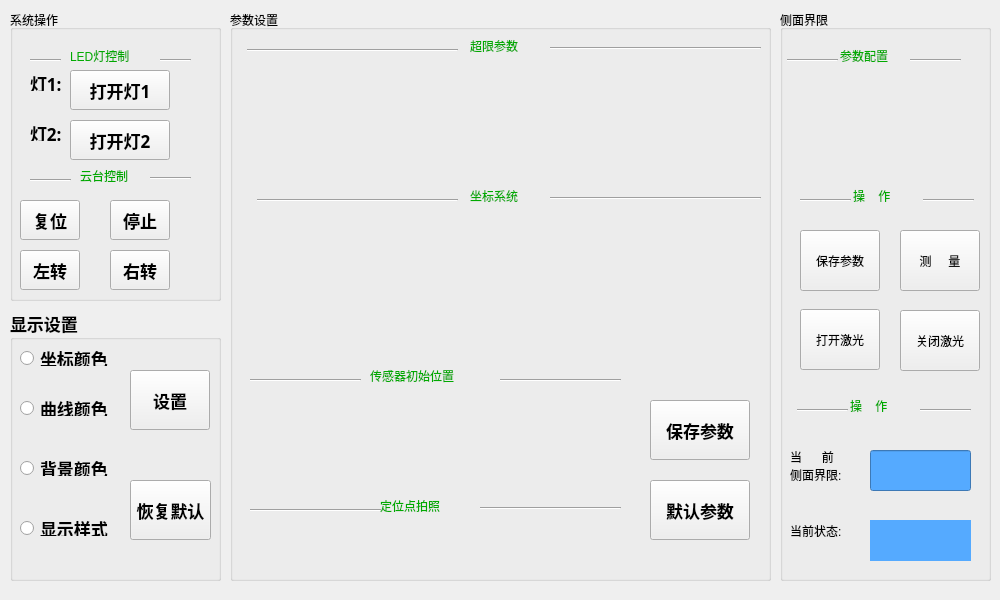
<?xml version="1.0" encoding="UTF-8"?>
<ui version="4.0">
 <class>setForm</class>
 <widget class="QWidget" name="setForm">
  <property name="geometry">
   <rect>
    <x>0</x>
    <y>0</y>
    <width>1000</width>
    <height>600</height>
   </rect>
  </property>
  <property name="windowTitle">
   <string>Form</string>
  </property>
  <property name="styleSheet">
   <string notr="true">font: 900 13pt &quot;微软雅黑&quot;;</string>
  </property>
  <widget class="QGroupBox" name="grpSysBox">
   <property name="geometry">
    <rect>
     <x>10</x>
     <y>10</y>
     <width>211</width>
     <height>291</height>
    </rect>
   </property>
   <property name="title">
    <string>系统操作</string>
   </property>
   <property name="checkable">
    <bool>false</bool>
   </property>
   <widget class="Line" name="line_5">
    <property name="geometry">
     <rect>
      <x>150</x>
      <y>40</y>
      <width>31</width>
      <height>20</height>
     </rect>
    </property>
    <property name="orientation">
     <enum>Qt::Horizontal</enum>
    </property>
   </widget>
   <widget class="Line" name="line_6">
    <property name="geometry">
     <rect>
      <x>20</x>
      <y>40</y>
      <width>31</width>
      <height>20</height>
     </rect>
    </property>
    <property name="orientation">
     <enum>Qt::Horizontal</enum>
    </property>
   </widget>
   <widget class="QLabel" name="label_16">
    <property name="geometry">
     <rect>
      <x>60</x>
      <y>30</y>
      <width>91</width>
      <height>31</height>
     </rect>
    </property>
    <property name="styleSheet">
     <string notr="true">color: rgb(0, 170, 0);</string>
    </property>
    <property name="text">
     <string>LED灯控制</string>
    </property>
   </widget>
   <widget class="QLabel" name="label_2">
    <property name="geometry">
     <rect>
      <x>20</x>
      <y>65</y>
      <width>31</width>
      <height>16</height>
     </rect>
    </property>
    <property name="font">
     <font>
      <family>微软雅黑</family>
      <pointsize>13</pointsize>
      <weight>99</weight>
      <italic>false</italic>
      <bold>true</bold>
     </font>
    </property>
    <property name="text">
     <string>灯1:</string>
    </property>
   </widget>
   <widget class="QLabel" name="label_10">
    <property name="geometry">
     <rect>
      <x>20</x>
      <y>115</y>
      <width>31</width>
      <height>16</height>
     </rect>
    </property>
    <property name="font">
     <font>
      <family>微软雅黑</family>
      <pointsize>13</pointsize>
      <weight>99</weight>
      <italic>false</italic>
      <bold>true</bold>
     </font>
    </property>
    <property name="text">
     <string>灯2:</string>
    </property>
   </widget>
   <widget class="QPushButton" name="pbtnLED2">
    <property name="geometry">
     <rect>
      <x>60</x>
      <y>110</y>
      <width>100</width>
      <height>40</height>
     </rect>
    </property>
    <property name="minimumSize">
     <size>
      <width>100</width>
      <height>40</height>
     </size>
    </property>
    <property name="maximumSize">
     <size>
      <width>100</width>
      <height>40</height>
     </size>
    </property>
    <property name="font">
     <font>
      <family>微软雅黑</family>
      <pointsize>13</pointsize>
      <weight>99</weight>
      <italic>false</italic>
      <bold>true</bold>
     </font>
    </property>
    <property name="text">
     <string>打开灯2</string>
    </property>
   </widget>
   <widget class="QPushButton" name="pbtnLED1">
    <property name="geometry">
     <rect>
      <x>60</x>
      <y>60</y>
      <width>100</width>
      <height>40</height>
     </rect>
    </property>
    <property name="minimumSize">
     <size>
      <width>100</width>
      <height>40</height>
     </size>
    </property>
    <property name="maximumSize">
     <size>
      <width>100</width>
      <height>40</height>
     </size>
    </property>
    <property name="font">
     <font>
      <family>微软雅黑</family>
      <pointsize>13</pointsize>
      <weight>99</weight>
      <italic>false</italic>
      <bold>true</bold>
     </font>
    </property>
    <property name="text">
     <string>打开灯1</string>
    </property>
   </widget>
   <widget class="Line" name="line_7">
    <property name="geometry">
     <rect>
      <x>20</x>
      <y>160</y>
      <width>41</width>
      <height>20</height>
     </rect>
    </property>
    <property name="orientation">
     <enum>Qt::Horizontal</enum>
    </property>
   </widget>
   <widget class="Line" name="line_8">
    <property name="geometry">
     <rect>
      <x>140</x>
      <y>160</y>
      <width>41</width>
      <height>16</height>
     </rect>
    </property>
    <property name="orientation">
     <enum>Qt::Horizontal</enum>
    </property>
   </widget>
   <widget class="QLabel" name="label_17">
    <property name="geometry">
     <rect>
      <x>70</x>
      <y>150</y>
      <width>71</width>
      <height>31</height>
     </rect>
    </property>
    <property name="styleSheet">
     <string notr="true">color: rgb(0, 170, 0);</string>
    </property>
    <property name="text">
     <string>云台控制</string>
    </property>
   </widget>
   <widget class="QPushButton" name="pbtnRight">
    <property name="geometry">
     <rect>
      <x>10</x>
      <y>240</y>
      <width>60</width>
      <height>40</height>
     </rect>
    </property>
    <property name="minimumSize">
     <size>
      <width>60</width>
      <height>40</height>
     </size>
    </property>
    <property name="maximumSize">
     <size>
      <width>120</width>
      <height>50</height>
     </size>
    </property>
    <property name="font">
     <font>
      <family>微软雅黑</family>
      <pointsize>13</pointsize>
      <weight>99</weight>
      <italic>false</italic>
      <bold>true</bold>
     </font>
    </property>
    <property name="text">
     <string>左转</string>
    </property>
   </widget>
   <widget class="QPushButton" name="pbtnReset">
    <property name="geometry">
     <rect>
      <x>10</x>
      <y>190</y>
      <width>60</width>
      <height>40</height>
     </rect>
    </property>
    <property name="minimumSize">
     <size>
      <width>60</width>
      <height>40</height>
     </size>
    </property>
    <property name="maximumSize">
     <size>
      <width>120</width>
      <height>50</height>
     </size>
    </property>
    <property name="font">
     <font>
      <family>微软雅黑</family>
      <pointsize>13</pointsize>
      <weight>99</weight>
      <italic>false</italic>
      <bold>true</bold>
     </font>
    </property>
    <property name="text">
     <string>复位</string>
    </property>
   </widget>
   <widget class="QPushButton" name="pbtnLeft">
    <property name="geometry">
     <rect>
      <x>100</x>
      <y>240</y>
      <width>60</width>
      <height>40</height>
     </rect>
    </property>
    <property name="minimumSize">
     <size>
      <width>60</width>
      <height>40</height>
     </size>
    </property>
    <property name="maximumSize">
     <size>
      <width>120</width>
      <height>50</height>
     </size>
    </property>
    <property name="font">
     <font>
      <family>微软雅黑</family>
      <pointsize>13</pointsize>
      <weight>99</weight>
      <italic>false</italic>
      <bold>true</bold>
     </font>
    </property>
    <property name="text">
     <string>右转</string>
    </property>
   </widget>
   <widget class="QPushButton" name="pbtnStop">
    <property name="geometry">
     <rect>
      <x>100</x>
      <y>190</y>
      <width>60</width>
      <height>40</height>
     </rect>
    </property>
    <property name="minimumSize">
     <size>
      <width>60</width>
      <height>40</height>
     </size>
    </property>
    <property name="maximumSize">
     <size>
      <width>120</width>
      <height>50</height>
     </size>
    </property>
    <property name="font">
     <font>
      <family>微软雅黑</family>
      <pointsize>13</pointsize>
      <weight>99</weight>
      <italic>false</italic>
      <bold>true</bold>
     </font>
    </property>
    <property name="text">
     <string>停止</string>
    </property>
   </widget>
  </widget>
  <widget class="QGroupBox" name="groupBox_11">
   <property name="geometry">
    <rect>
     <x>230</x>
     <y>10</y>
     <width>541</width>
     <height>571</height>
    </rect>
   </property>
   <property name="styleSheet">
    <string notr="true"/>
   </property>
   <property name="title">
    <string>参数设置</string>
   </property>
   <widget class="softInputForm" name="wdgMaxWireWidth" native="true">
    <property name="geometry">
     <rect>
      <x>280</x>
      <y>60</y>
      <width>251</width>
      <height>41</height>
     </rect>
    </property>
   </widget>
   <widget class="softInputForm" name="wdgMinWireHeight" native="true">
    <property name="geometry">
     <rect>
      <x>20</x>
      <y>120</y>
      <width>251</width>
      <height>41</height>
     </rect>
    </property>
   </widget>
   <widget class="softInputForm" name="wdgMaxWireHeight" native="true">
    <property name="geometry">
     <rect>
      <x>20</x>
      <y>60</y>
      <width>251</width>
      <height>41</height>
     </rect>
    </property>
   </widget>
   <widget class="softInputForm" name="wdgMinWireWidth" native="true">
    <property name="geometry">
     <rect>
      <x>280</x>
      <y>120</y>
      <width>251</width>
      <height>41</height>
     </rect>
    </property>
    <property name="font">
     <font>
      <family>微软雅黑</family>
      <pointsize>13</pointsize>
      <weight>99</weight>
      <italic>false</italic>
      <bold>true</bold>
     </font>
    </property>
    <property name="styleSheet">
     <string notr="true"/>
    </property>
   </widget>
   <widget class="Line" name="line_3">
    <property name="geometry">
     <rect>
      <x>17</x>
      <y>30</y>
      <width>211</width>
      <height>20</height>
     </rect>
    </property>
    <property name="styleSheet">
     <string notr="true"/>
    </property>
    <property name="orientation">
     <enum>Qt::Horizontal</enum>
    </property>
   </widget>
   <widget class="QLabel" name="label_15">
    <property name="geometry">
     <rect>
      <x>240</x>
      <y>20</y>
      <width>71</width>
      <height>31</height>
     </rect>
    </property>
    <property name="styleSheet">
     <string notr="true">color: rgb(0, 170, 0);</string>
    </property>
    <property name="text">
     <string>超限参数</string>
    </property>
   </widget>
   <widget class="Line" name="line_4">
    <property name="geometry">
     <rect>
      <x>320</x>
      <y>30</y>
      <width>211</width>
      <height>16</height>
     </rect>
    </property>
    <property name="orientation">
     <enum>Qt::Horizontal</enum>
    </property>
   </widget>
   <widget class="softInputForm" name="wdgWireWidthMin" native="true">
    <property name="geometry">
     <rect>
      <x>20</x>
      <y>200</y>
      <width>251</width>
      <height>41</height>
     </rect>
    </property>
   </widget>
   <widget class="softInputForm" name="wdgWireWidthMax" native="true">
    <property name="geometry">
     <rect>
      <x>280</x>
      <y>200</y>
      <width>251</width>
      <height>41</height>
     </rect>
    </property>
    <property name="styleSheet">
     <string notr="true"/>
    </property>
   </widget>
   <widget class="Line" name="line_9">
    <property name="geometry">
     <rect>
      <x>27</x>
      <y>180</y>
      <width>201</width>
      <height>20</height>
     </rect>
    </property>
    <property name="orientation">
     <enum>Qt::Horizontal</enum>
    </property>
   </widget>
   <widget class="Line" name="line_10">
    <property name="geometry">
     <rect>
      <x>320</x>
      <y>180</y>
      <width>211</width>
      <height>16</height>
     </rect>
    </property>
    <property name="orientation">
     <enum>Qt::Horizontal</enum>
    </property>
   </widget>
   <widget class="QLabel" name="label_18">
    <property name="geometry">
     <rect>
      <x>240</x>
      <y>170</y>
      <width>91</width>
      <height>31</height>
     </rect>
    </property>
    <property name="styleSheet">
     <string notr="true">color: rgb(0, 170, 0);</string>
    </property>
    <property name="text">
     <string>坐标系统</string>
    </property>
   </widget>
   <widget class="softInputForm" name="wdgWireHeightMin" native="true">
    <property name="geometry">
     <rect>
      <x>20</x>
      <y>250</y>
      <width>251</width>
      <height>41</height>
     </rect>
    </property>
    <property name="styleSheet">
     <string notr="true"/>
    </property>
   </widget>
   <widget class="softInputForm" name="wdgWireHeightMax" native="true">
    <property name="geometry">
     <rect>
      <x>280</x>
      <y>250</y>
      <width>251</width>
      <height>41</height>
     </rect>
    </property>
    <property name="styleSheet">
     <string notr="true"/>
    </property>
   </widget>
   <widget class="softInputForm" name="wdgWalkMin" native="true">
    <property name="geometry">
     <rect>
      <x>20</x>
      <y>300</y>
      <width>251</width>
      <height>41</height>
     </rect>
    </property>
    <property name="styleSheet">
     <string notr="true"/>
    </property>
   </widget>
   <widget class="softInputForm" name="wdgWalkMax" native="true">
    <property name="geometry">
     <rect>
      <x>280</x>
      <y>300</y>
      <width>251</width>
      <height>41</height>
     </rect>
    </property>
    <property name="styleSheet">
     <string notr="true"/>
    </property>
   </widget>
   <widget class="softInputForm" name="wdgInitialWidth" native="true">
    <property name="geometry">
     <rect>
      <x>210</x>
      <y>440</y>
      <width>181</width>
      <height>41</height>
     </rect>
    </property>
   </widget>
   <widget class="softInputForm" name="wdgInitialHeight" native="true">
    <property name="geometry">
     <rect>
      <x>20</x>
      <y>440</y>
      <width>181</width>
      <height>41</height>
     </rect>
    </property>
   </widget>
   <widget class="softInputForm" name="wdgInitialRailY" native="true">
    <property name="geometry">
     <rect>
      <x>20</x>
      <y>390</y>
      <width>181</width>
      <height>41</height>
     </rect>
    </property>
    <property name="styleSheet">
     <string notr="true"/>
    </property>
   </widget>
   <widget class="QPushButton" name="pbtnDefaultPar">
    <property name="geometry">
     <rect>
      <x>420</x>
      <y>470</y>
      <width>100</width>
      <height>60</height>
     </rect>
    </property>
    <property name="minimumSize">
     <size>
      <width>90</width>
      <height>30</height>
     </size>
    </property>
    <property name="maximumSize">
     <size>
      <width>160</width>
      <height>60</height>
     </size>
    </property>
    <property name="font">
     <font>
      <family>微软雅黑</family>
      <pointsize>13</pointsize>
      <weight>99</weight>
      <italic>false</italic>
      <bold>true</bold>
     </font>
    </property>
    <property name="styleSheet">
     <string notr="true"/>
    </property>
    <property name="text">
     <string>默认参数</string>
    </property>
   </widget>
   <widget class="QPushButton" name="pbtnSaveBasePar">
    <property name="geometry">
     <rect>
      <x>420</x>
      <y>390</y>
      <width>100</width>
      <height>60</height>
     </rect>
    </property>
    <property name="minimumSize">
     <size>
      <width>100</width>
      <height>30</height>
     </size>
    </property>
    <property name="maximumSize">
     <size>
      <width>160</width>
      <height>60</height>
     </size>
    </property>
    <property name="font">
     <font>
      <family>微软雅黑</family>
      <pointsize>13</pointsize>
      <weight>99</weight>
      <italic>false</italic>
      <bold>true</bold>
     </font>
    </property>
    <property name="styleSheet">
     <string notr="true"/>
    </property>
    <property name="text">
     <string>保存参数</string>
    </property>
   </widget>
   <widget class="Line" name="line_2">
    <property name="geometry">
     <rect>
      <x>270</x>
      <y>360</y>
      <width>121</width>
      <height>20</height>
     </rect>
    </property>
    <property name="orientation">
     <enum>Qt::Horizontal</enum>
    </property>
   </widget>
   <widget class="Line" name="line">
    <property name="geometry">
     <rect>
      <x>20</x>
      <y>360</y>
      <width>111</width>
      <height>20</height>
     </rect>
    </property>
    <property name="orientation">
     <enum>Qt::Horizontal</enum>
    </property>
   </widget>
   <widget class="QLabel" name="label_12">
    <property name="geometry">
     <rect>
      <x>140</x>
      <y>350</y>
      <width>141</width>
      <height>31</height>
     </rect>
    </property>
    <property name="styleSheet">
     <string notr="true">color: rgb(0, 170, 0);</string>
    </property>
    <property name="text">
     <string>传感器初始位置</string>
    </property>
   </widget>
   <widget class="softInputForm" name="wdgInitialRailX" native="true">
    <property name="geometry">
     <rect>
      <x>210</x>
      <y>390</y>
      <width>181</width>
      <height>41</height>
     </rect>
    </property>
   </widget>
   <widget class="Line" name="line_12">
    <property name="geometry">
     <rect>
      <x>20</x>
      <y>490</y>
      <width>131</width>
      <height>20</height>
     </rect>
    </property>
    <property name="orientation">
     <enum>Qt::Horizontal</enum>
    </property>
   </widget>
   <widget class="Line" name="line_11">
    <property name="geometry">
     <rect>
      <x>250</x>
      <y>490</y>
      <width>141</width>
      <height>16</height>
     </rect>
    </property>
    <property name="orientation">
     <enum>Qt::Horizontal</enum>
    </property>
   </widget>
   <widget class="QLabel" name="label_13">
    <property name="geometry">
     <rect>
      <x>150</x>
      <y>480</y>
      <width>101</width>
      <height>31</height>
     </rect>
    </property>
    <property name="styleSheet">
     <string notr="true">color: rgb(0, 170, 0);</string>
    </property>
    <property name="text">
     <string>定位点拍照</string>
    </property>
   </widget>
   <widget class="softInputForm" name="wdgPicDistance" native="true">
    <property name="geometry">
     <rect>
      <x>20</x>
      <y>510</y>
      <width>371</width>
      <height>41</height>
     </rect>
    </property>
   </widget>
  </widget>
  <widget class="QGroupBox" name="groupBox">
   <property name="geometry">
    <rect>
     <x>10</x>
     <y>310</y>
     <width>211</width>
     <height>271</height>
    </rect>
   </property>
   <property name="minimumSize">
    <size>
     <width>100</width>
     <height>100</height>
    </size>
   </property>
   <property name="font">
    <font>
     <family>微软雅黑</family>
     <pointsize>13</pointsize>
     <weight>99</weight>
     <italic>false</italic>
     <bold>true</bold>
    </font>
   </property>
   <property name="title">
    <string>显示设置</string>
   </property>
   <property name="checkable">
    <bool>false</bool>
   </property>
   <property name="checked">
    <bool>false</bool>
   </property>
   <widget class="QPushButton" name="pbtnSetWireColor">
    <property name="geometry">
     <rect>
      <x>120</x>
      <y>60</y>
      <width>80</width>
      <height>60</height>
     </rect>
    </property>
    <property name="minimumSize">
     <size>
      <width>80</width>
      <height>30</height>
     </size>
    </property>
    <property name="maximumSize">
     <size>
      <width>140</width>
      <height>60</height>
     </size>
    </property>
    <property name="font">
     <font>
      <family>微软雅黑</family>
      <pointsize>13</pointsize>
      <weight>99</weight>
      <italic>false</italic>
      <bold>true</bold>
     </font>
    </property>
    <property name="styleSheet">
     <string notr="true"/>
    </property>
    <property name="text">
     <string>设置</string>
    </property>
   </widget>
   <widget class="QPushButton" name="pbtnDefaultDisplay">
    <property name="geometry">
     <rect>
      <x>120</x>
      <y>170</y>
      <width>81</width>
      <height>60</height>
     </rect>
    </property>
    <property name="minimumSize">
     <size>
      <width>80</width>
      <height>30</height>
     </size>
    </property>
    <property name="maximumSize">
     <size>
      <width>140</width>
      <height>60</height>
     </size>
    </property>
    <property name="font">
     <font>
      <family>微软雅黑</family>
      <pointsize>13</pointsize>
      <weight>99</weight>
      <italic>false</italic>
      <bold>true</bold>
     </font>
    </property>
    <property name="styleSheet">
     <string notr="true"/>
    </property>
    <property name="text">
     <string>恢复默认</string>
    </property>
   </widget>
   <widget class="QRadioButton" name="rdbAxis">
    <property name="geometry">
     <rect>
      <x>10</x>
      <y>40</y>
      <width>101</width>
      <height>16</height>
     </rect>
    </property>
    <property name="text">
     <string>坐标颜色</string>
    </property>
   </widget>
   <widget class="QRadioButton" name="rdbCurve">
    <property name="geometry">
     <rect>
      <x>10</x>
      <y>90</y>
      <width>101</width>
      <height>16</height>
     </rect>
    </property>
    <property name="text">
     <string>曲线颜色</string>
    </property>
   </widget>
   <widget class="QRadioButton" name="rdbBackground">
    <property name="geometry">
     <rect>
      <x>10</x>
      <y>150</y>
      <width>101</width>
      <height>16</height>
     </rect>
    </property>
    <property name="text">
     <string>背景颜色</string>
    </property>
   </widget>
   <widget class="QRadioButton" name="rdbDisplayStyle">
    <property name="geometry">
     <rect>
      <x>10</x>
      <y>210</y>
      <width>101</width>
      <height>16</height>
     </rect>
    </property>
    <property name="text">
     <string>显示样式</string>
    </property>
   </widget>
  </widget>
  <widget class="QGroupBox" name="groupBox_2">
   <property name="geometry">
    <rect>
     <x>780</x>
     <y>10</y>
     <width>211</width>
     <height>571</height>
    </rect>
   </property>
   <property name="title">
    <string>侧面界限</string>
   </property>
   <widget class="softInputForm" name="wdgSideConset" native="true">
    <property name="geometry">
     <rect>
      <x>10</x>
      <y>70</y>
      <width>191</width>
      <height>41</height>
     </rect>
    </property>
    <property name="styleSheet">
     <string notr="true">font: 900 12pt &quot;微软雅黑&quot;;</string>
    </property>
   </widget>
   <widget class="Line" name="line_13">
    <property name="geometry">
     <rect>
      <x>130</x>
      <y>40</y>
      <width>51</width>
      <height>20</height>
     </rect>
    </property>
    <property name="orientation">
     <enum>Qt::Horizontal</enum>
    </property>
   </widget>
   <widget class="QLabel" name="label_19">
    <property name="geometry">
     <rect>
      <x>60</x>
      <y>30</y>
      <width>71</width>
      <height>31</height>
     </rect>
    </property>
    <property name="styleSheet">
     <string notr="true">color: rgb(0, 170, 0);</string>
    </property>
    <property name="text">
     <string>参数配置</string>
    </property>
   </widget>
   <widget class="Line" name="line_14">
    <property name="geometry">
     <rect>
      <x>7</x>
      <y>40</y>
      <width>51</width>
      <height>20</height>
     </rect>
    </property>
    <property name="styleSheet">
     <string notr="true"/>
    </property>
    <property name="orientation">
     <enum>Qt::Horizontal</enum>
    </property>
   </widget>
   <widget class="softInputForm" name="wdgSideDis" native="true">
    <property name="geometry">
     <rect>
      <x>10</x>
      <y>120</y>
      <width>191</width>
      <height>41</height>
     </rect>
    </property>
    <property name="styleSheet">
     <string notr="true">font: 900 12pt &quot;微软雅黑&quot;;</string>
    </property>
   </widget>
   <widget class="Line" name="line_15">
    <property name="geometry">
     <rect>
      <x>20</x>
      <y>180</y>
      <width>51</width>
      <height>20</height>
     </rect>
    </property>
    <property name="styleSheet">
     <string notr="true"/>
    </property>
    <property name="orientation">
     <enum>Qt::Horizontal</enum>
    </property>
   </widget>
   <widget class="QLabel" name="label_20">
    <property name="geometry">
     <rect>
      <x>73</x>
      <y>170</y>
      <width>71</width>
      <height>31</height>
     </rect>
    </property>
    <property name="styleSheet">
     <string notr="true">color: rgb(0, 170, 0);</string>
    </property>
    <property name="text">
     <string>操    作</string>
    </property>
   </widget>
   <widget class="Line" name="line_16">
    <property name="geometry">
     <rect>
      <x>143</x>
      <y>180</y>
      <width>51</width>
      <height>20</height>
     </rect>
    </property>
    <property name="orientation">
     <enum>Qt::Horizontal</enum>
    </property>
   </widget>
   <widget class="QLineEdit" name="lneSideData">
    <property name="geometry">
     <rect>
      <x>90</x>
      <y>440</y>
      <width>101</width>
      <height>41</height>
     </rect>
    </property>
    <property name="styleSheet">
     <string notr="true">background-color: rgb(85, 170, 255);</string>
    </property>
   </widget>
   <widget class="QLabel" name="label_3">
    <property name="geometry">
     <rect>
      <x>10</x>
      <y>510</y>
      <width>81</width>
      <height>21</height>
     </rect>
    </property>
    <property name="text">
     <string>当前状态:</string>
    </property>
   </widget>
   <widget class="QLabel" name="label_4">
    <property name="geometry">
     <rect>
      <x>10</x>
      <y>430</y>
      <width>91</width>
      <height>51</height>
     </rect>
    </property>
    <property name="text">
     <string>当      前
侧面界限:</string>
    </property>
   </widget>
   <widget class="QPushButton" name="pbtnOpenLaser">
    <property name="geometry">
     <rect>
      <x>20</x>
      <y>299</y>
      <width>80</width>
      <height>61</height>
     </rect>
    </property>
    <property name="minimumSize">
     <size>
      <width>80</width>
      <height>40</height>
     </size>
    </property>
    <property name="text">
     <string>打开激光</string>
    </property>
   </widget>
   <widget class="QPushButton" name="pbtnSideMeasure">
    <property name="geometry">
     <rect>
      <x>120</x>
      <y>220</y>
      <width>80</width>
      <height>61</height>
     </rect>
    </property>
    <property name="minimumSize">
     <size>
      <width>80</width>
      <height>40</height>
     </size>
    </property>
    <property name="text">
     <string>测     量</string>
    </property>
   </widget>
   <widget class="QPushButton" name="pbtnCloseLaser">
    <property name="geometry">
     <rect>
      <x>120</x>
      <y>300</y>
      <width>80</width>
      <height>61</height>
     </rect>
    </property>
    <property name="minimumSize">
     <size>
      <width>80</width>
      <height>40</height>
     </size>
    </property>
    <property name="text">
     <string>关闭激光</string>
    </property>
   </widget>
   <widget class="Line" name="line_17">
    <property name="geometry">
     <rect>
      <x>140</x>
      <y>390</y>
      <width>51</width>
      <height>20</height>
     </rect>
    </property>
    <property name="orientation">
     <enum>Qt::Horizontal</enum>
    </property>
   </widget>
   <widget class="QLabel" name="label_21">
    <property name="geometry">
     <rect>
      <x>70</x>
      <y>380</y>
      <width>71</width>
      <height>31</height>
     </rect>
    </property>
    <property name="styleSheet">
     <string notr="true">color: rgb(0, 170, 0);</string>
    </property>
    <property name="text">
     <string>操    作</string>
    </property>
   </widget>
   <widget class="Line" name="line_18">
    <property name="geometry">
     <rect>
      <x>17</x>
      <y>390</y>
      <width>51</width>
      <height>20</height>
     </rect>
    </property>
    <property name="styleSheet">
     <string notr="true"/>
    </property>
    <property name="orientation">
     <enum>Qt::Horizontal</enum>
    </property>
   </widget>
   <widget class="QLabel" name="lblStatus">
    <property name="geometry">
     <rect>
      <x>90</x>
      <y>510</y>
      <width>101</width>
      <height>41</height>
     </rect>
    </property>
    <property name="styleSheet">
     <string notr="true">background-color: rgb(85, 170, 255);</string>
    </property>
    <property name="text">
     <string/>
    </property>
   </widget>
   <widget class="QPushButton" name="pbtnSave">
    <property name="geometry">
     <rect>
      <x>20</x>
      <y>220</y>
      <width>80</width>
      <height>61</height>
     </rect>
    </property>
    <property name="minimumSize">
     <size>
      <width>80</width>
      <height>40</height>
     </size>
    </property>
    <property name="text">
     <string>保存参数</string>
    </property>
   </widget>
  </widget>
 </widget>
 <customwidgets>
  <customwidget>
   <class>softInputForm</class>
   <extends>QWidget</extends>
   <header location="global">softinputform.h</header>
   <container>1</container>
  </customwidget>
 </customwidgets>
 <resources/>
 <connections/>
</ui>
